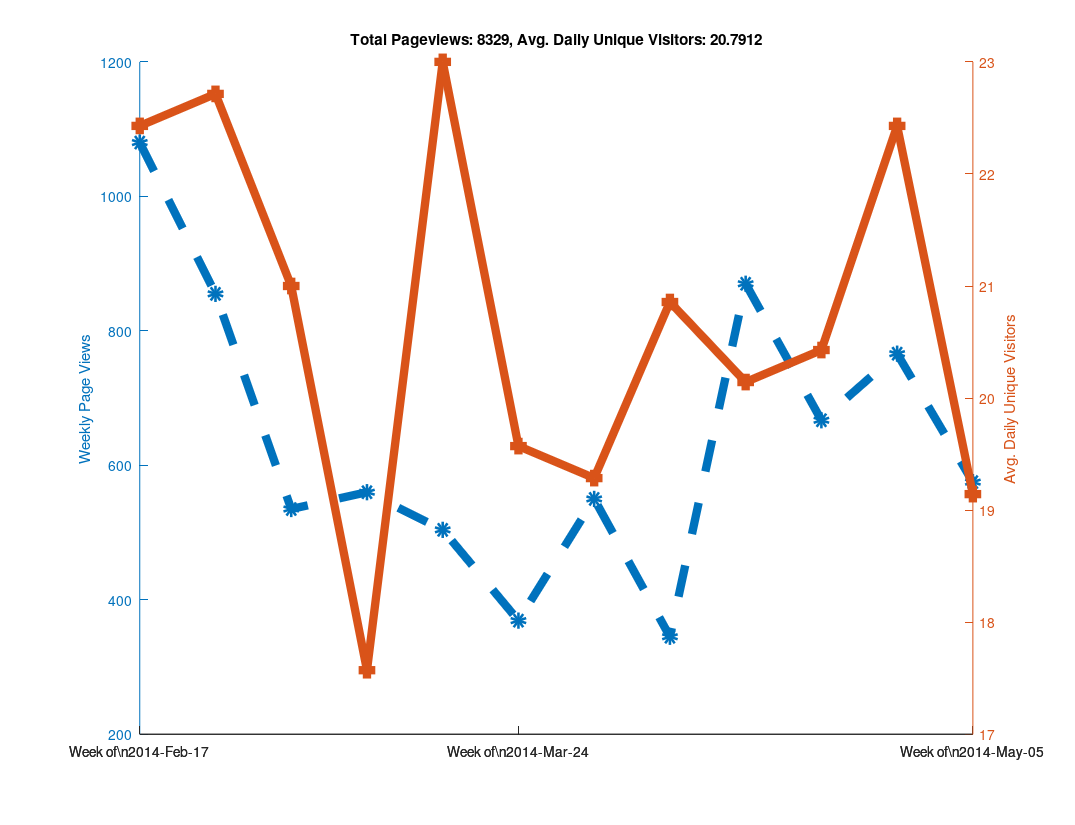

Write the MATLAB code that produced this figure.
clear all

% Github has a "traffic" page now, but it doesn't seem like you can
% put in an arbitrary date range?  When I looked at it, it showed the
% numbers of unique visitors and views for the last two weeks only...
% So as long as I check back at least once every two weeks I can keep
% a record of it?  Great...

% https://github.com/libMesh/libmesh/graphs/traffic

% Date, Views, Unique Visitors
data = {
    '2014-Feb-17', 274, 25
    '2014-Feb-18', 145, 30
    '2014-Feb-19', 129, 27
    '2014-Feb-20', 202, 24
    '2014-Feb-21', 240, 22
    '2014-Feb-22', 62,  17
    '2014-Feb-23', 28,  12
    '2014-Feb-24', 217, 19
    '2014-Feb-25', 90,  25
    '2014-Feb-26', 189, 36
    '2014-Feb-27', 112, 26
    '2014-Feb-28', 81,  20
    '2014-Mar-01', 113, 17
    '2014-Mar-02', 53,  16
    '2014-Mar-03', 41,  21
    '2014-Mar-04', 144, 35
    '2014-Mar-05', 51,  20
    '2014-Mar-06', 157, 25
    '2014-Mar-07', 50,  22
    '2014-Mar-08', 50,  11
    '2014-Mar-09', 42,  13
    '2014-Mar-10', 61,  16
    '2014-Mar-11', 27,  16
    '2014-Mar-12', 111, 20
    '2014-Mar-13', 66,  20
    '2014-Mar-14', 223, 25
    '2014-Mar-15', 46,   9
    '2014-Mar-16', 26,  17
    '2014-Mar-17', 80,  29
    '2014-Mar-18', 59,  30
    '2014-Mar-19', 85,  31
    '2014-Mar-20', 122, 18
    '2014-Mar-21', 61,  21
    '2014-Mar-22', 33,  18
    '2014-Mar-23', 64,  14
    '2014-Mar-24', 95,  24
    '2014-Mar-25', 75,  28
    '2014-Mar-26', 49,  18
    '2014-Mar-27', 57,  24
    '2014-Mar-28', 33,  16
    '2014-Mar-29', 41,  16
    '2014-Mar-30', 19,  11
    '2014-Mar-31', 52,  12
    '2014-Apr-01', 120, 21
    '2014-Apr-02', 68,  23
    '2014-Apr-03', 98,  28
    '2014-Apr-04', 77,  21
    '2014-Apr-05', 80,  15
    '2014-Apr-06', 55,  15
    '2014-Apr-07', 71,  31
    '2014-Apr-08', 84,  26
    '2014-Apr-09', 33,  18
    '2014-Apr-10', 32,  16
    '2014-Apr-11', 51,  20
    '2014-Apr-12', 25,  15
    '2014-Apr-13', 49,  20
    '2014-Apr-14', 120, 23
    '2014-Apr-15', 191, 27
    '2014-Apr-16', 219, 24
    '2014-Apr-17', 216, 30
    '2014-Apr-18', 63,  19
    '2014-Apr-19', 36,  11
    '2014-Apr-20', 25,   7
    '2014-Apr-21', 115, 24
    '2014-Apr-22', 128, 31
    '2014-Apr-23', 87,  25
    '2014-Apr-24', 108, 23
    '2014-Apr-25', 111, 20
    '2014-Apr-26', 89,   9
    '2014-Apr-27', 29,  11
    '2014-Apr-28', 177, 28
    '2014-Apr-29', 170, 27
    '2014-Apr-30', 183, 28
    '2014-May-01', 97,  25
    '2014-May-02', 64,  23
    '2014-May-03', 43,  12
    '2014-May-04', 32,  14
    '2014-May-05', 125, 28
    '2014-May-06', 68,  24
    '2014-May-07', 68,  19
    '2014-May-08', 114, 14
    '2014-May-09', 47,  20
    '2014-May-10', 139, 20
    '2014-May-11', 14,   9
    '2014-May-12', 90,  27
    '2014-May-13', 92,  22
    '2014-May-14', 197, 32
    '2014-May-15', 140, 26
    '2014-May-16', 59,  20
    '2014-May-17', 21,  9
    '2014-May-18', 54,  16
    };

% length works like you would expect it to for cell arrays.
N=length(data);

% A cell array of strings holding just the dates
dates = {data{:,1}};

% Note the extra square brackets!  This seems to be required (at least
% in Octave) to catch the output of data{:,2} as an array.
views = [data{:,2}];
visitors = [data{:,3}];



% 1.) Make daily plot - You can do this, but it gets a bit hard to read

%% % Can't plot string data automatically?
%% x=linspace(1,N,N);
%%
%% % Only way to set linestyles with plotyy is after the fact, apparently.
%% % plotyy returns the axis handle first, followed by the two plot handles.
%% clf;
%% hold on;
%% [haxis, h1, h2] = plotyy(x, views, x, visitors);
%%
%% % Label the axes
%% ylabel (haxis(1), 'Daily Page Views');
%% ylabel (haxis(2), 'Daily Unique Visitors');
%%
%% % Totaling unique visitors doesn't really mean much...
%% title (['Total Pageviews: ', num2str(sum(views)), ', Avg. Daily Unique Visitors: ', num2str(mean(visitors))]);
%%
%% % Make thick lines - this looks better in PDF
%% set([h1, h2], 'linewidth', 6);
%%
%% % Turn on markers
%% set(h1, 'marker', 'o');
%% set(h2, 'marker', 's');
%%
%% % Set marker size
%% set([h1, h2], 'markersize', 6);
%%
%% % Make dashed line?  Aquaterm doesn't seem to properly display this, but it
%% % does work in the PDF!
%% set(h1, 'linestyle', '--');
%%
%% % Set the xticks and labels so that it shows dates instead of numbers.
%% xticksat = [1 length(x)];
%% set(haxis, 'xtick', xticksat);
%%
%% for i=1:length(xticksat)
%%   xtlabels{i} = data{xticksat(i), 1};
%% end
%% set(haxis, 'xticklabel', xtlabels);
%%
%% % Print to PDF
%% set (gcf, "paperposition", [0.25, 0.25, 10.75, 8.25]);
%% set (gcf, "papersize", [11, 8.5]);
%% set (gcf, "paperorientation", 'landscape');
%%
%% % Make a PDF of this plot.
%% print('-dpdf', 'github_traffic.pdf', '-FHelvetica:20');



% 2.) Make weekly plot - the data is naturally week-periodic
week_indexes = 1:7:N;

% Get total views and average unique viewers for each week
week_views = [];
week_visitors = [];
  for i=1:length(week_indexes)-1
  start = week_indexes(i);
  stop = week_indexes(i+1) - 1;
  week_views(end+1) = sum(views(start:stop));
  week_visitors(end+1) = mean(visitors(start:stop));
end

clf;
hold on;
x=linspace(1, length(week_views), length(week_views));
[haxis, h1, h2] = plotyy(x, week_views, x, week_visitors);

% Label the axes
ylabel (haxis(1), 'Weekly Page Views');
ylabel (haxis(2), 'Avg. Daily Unique Visitors');

% Totaling unique visitors doesn't really mean much...
title (['Total Pageviews: ', num2str(sum(views)), ', Avg. Daily Unique Visitors: ', num2str(mean(visitors))]);

% Make thick lines - this looks better in PDF
set([h1, h2], 'linewidth', 6);

% Turn on markers
set(h1, 'marker', 'o');
set(h2, 'marker', 's');

% Set marker size
set([h1, h2], 'markersize', 6);

% Make dashed line?  Aquaterm doesn't seem to properly display this, but it
% does work in the PDF!
set(h1, 'linestyle', '--');

% Set the xticks and labels so that it shows dates instead of numbers.
xticksat = [1 ceil(length(x)/2) length(x)];
set(haxis, 'xtick', xticksat);

for i=1:length(xticksat)
  xtlabels{i} = ['Week of\n', data{week_indexes(xticksat(i)), 1}];
end
set(haxis, 'xticklabel', xtlabels);

% Print to PDF
set (gcf, "paperposition", [0.25, 0.25, 10.75, 8.25]);
set (gcf, "papersize", [11, 8.5]);
set (gcf, "paperorientation", 'landscape');

% Make a PDF of this plot.
print('-dpdf', 'weekly_github_traffic.pdf', '-FHelvetica:20');



% 3.) Make monthly plot - not enough data to be interesting yet...

%% month_intervals = {'2014-Feb-17', '2014-Mar-17', '2014-Apr-17'};
%%
%% % Numerical indexes of the month intervals
%% month_indexes = [];
%%
%% for i=1:length(month_intervals)
%%   % Calling 'strcmp' on a cell array of strings returns an array of 0s
%%   % and 1s, then 'find' returns the non-zero index.  The 'end' keyword
%%   % is used to append to the array.
%%   month_indexes(end+1) = find(strcmp(month_intervals{i}, dates));
%% end
%%
%% % Get total views and average unique viewers for each month
%% month_views = [];
%% month_visitors = [];
%%   for i=1:length(month_indexes)-1
%%   start = month_indexes(i);
%%   stop = month_indexes(i+1) - 1;
%%   month_views(end+1) = sum(views(start:stop));
%%   month_visitors(end+1) = mean(visitors(start:stop));
%% end
%%
%% clf;
%% hold on;
%% x=linspace(1, length(month_views), length(month_views));
%% [haxis, h1, h2] = plotyy(x, month_views, x, month_visitors);
